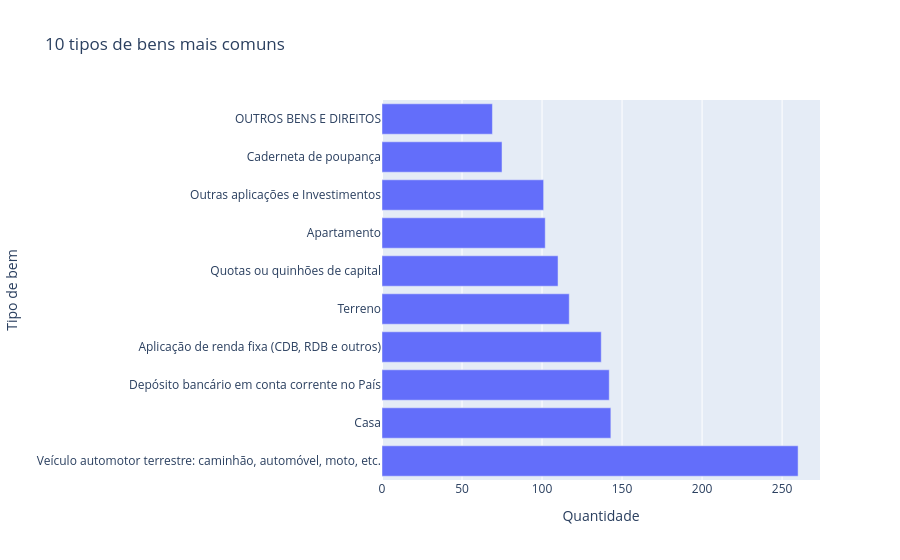

Write notebook code for a chart like this one.
### Markdown cell above
### Tipos de bens mais comuns

Será analisada a frequência dos tipos de bens declarados pelos candidatos. O gráfico de barras apresenta os dez tipos mais frequentes.

### Code cell
tipos_bem = (
    bens_df['DS_TIPO_BEM_CANDIDATO']
    .value_counts()
    .head(10)
    .reset_index()
)

tipos_bem.columns = ['tipo_bem', 'quantidade']

fig = px.bar(
    tipos_bem,
    x='quantidade',
    y='tipo_bem',
    orientation='h',
    title='10 tipos de bens mais comuns',
    labels={
        'quantidade': 'Quantidade',
        'tipo_bem': 'Tipo de bem'
    }
)

fig.show()

### Figure 1 — Plotly figure (JSON) as saved in the notebook; plotly's stock layout.template omitted (floating-point values rounded to 4 significant figures)
{"data": [{"hovertemplate": "Quantidade=%{x}<br>Tipo de bem=%{y}<extra></extra>", "legendgroup": "", "marker": {"color": "#636efa", "pattern": {"shape": ""}}, "name": "", "orientation": "h", "showlegend": false, "textposition": "auto", "type": "bar", "x": [260, 143, 142, 137, 117, 110, 102, 101, 75, 69], "xaxis": "x", "y": ["Veículo automotor terrestre: caminhão, automóvel, moto, etc.", "Casa", "Depósito bancário em conta corrente no País", "Aplicação de renda fixa (CDB, RDB e outros)", "Terreno", "Quotas ou quinhões de capital", "Apartamento", "Outras aplicações e Investimentos", "Caderneta de poupança", "OUTROS BENS E DIREITOS"], "yaxis": "y"}], "layout": {"barmode": "relative", "legend": {"tracegroupgap": 0}, "title": {"text": "10 tipos de bens mais comuns"}, "xaxis": {"anchor": "y", "domain": [0, 1], "title": {"text": "Quantidade"}}, "yaxis": {"anchor": "x", "domain": [0, 1], "title": {"text": "Tipo de bem"}}}}
